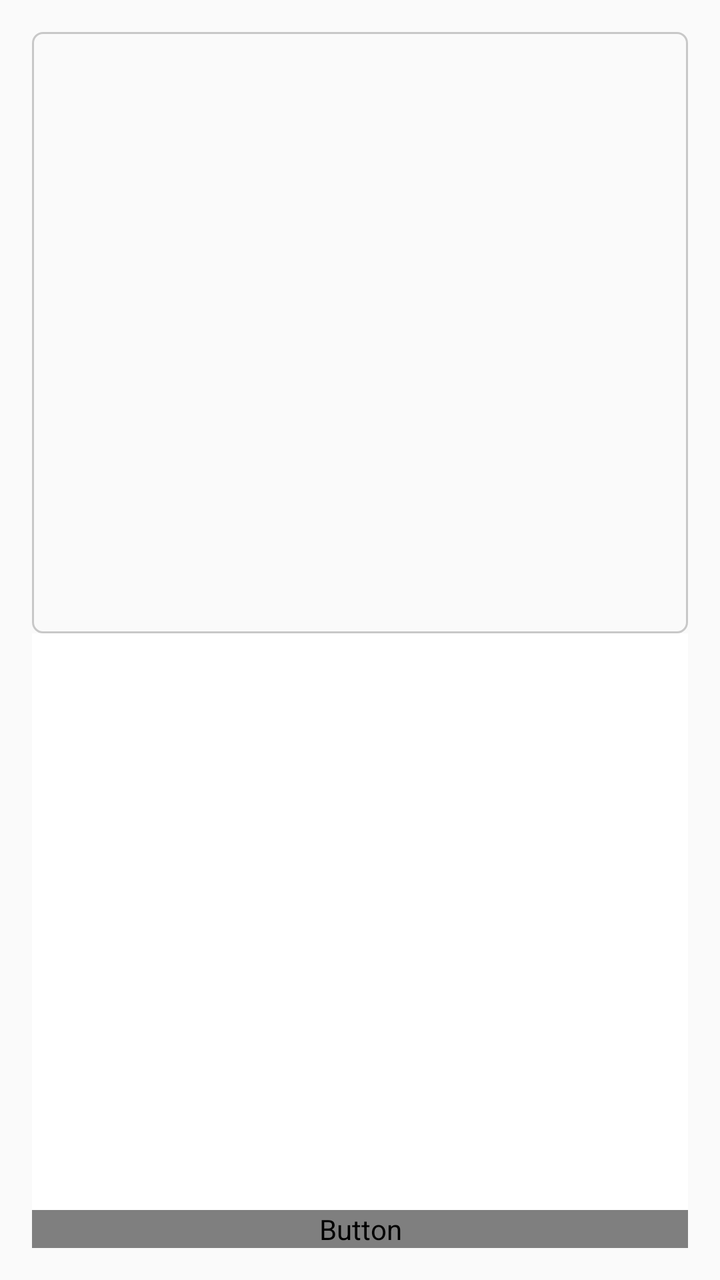
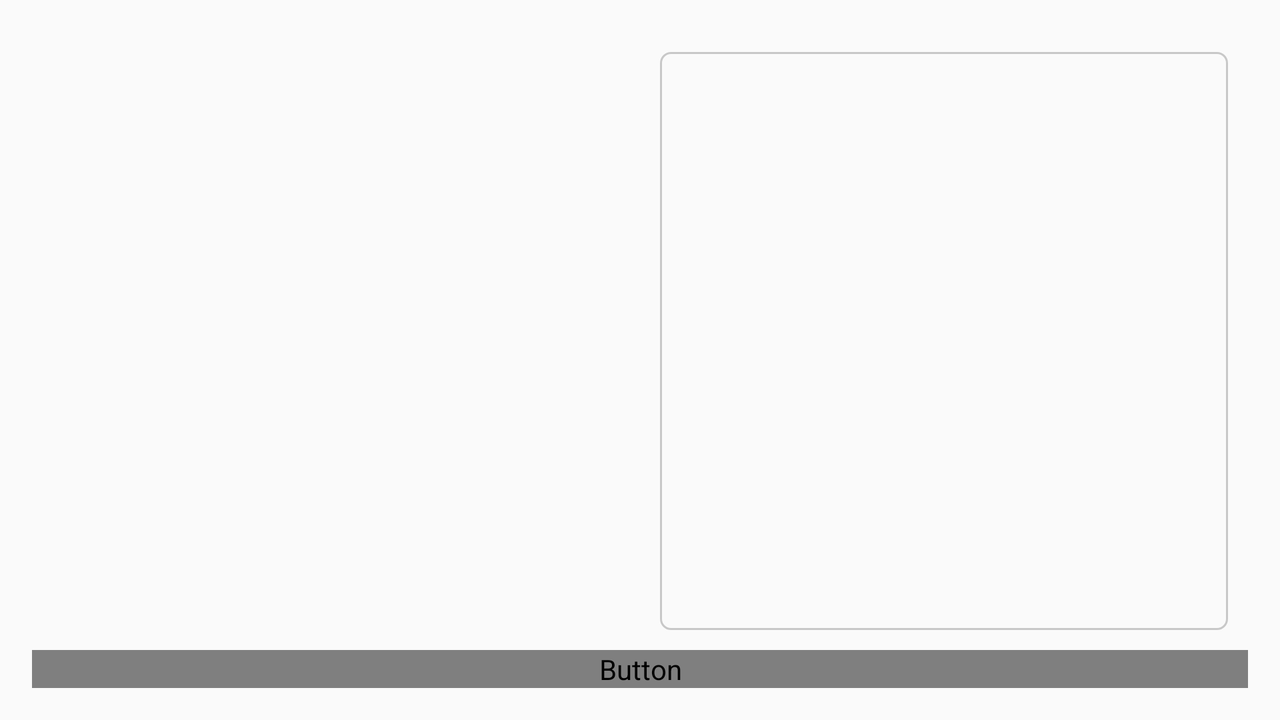

First picture: res/layout/ on a phone held upright. Second picture: the repository's own variant of that layout, on a device whose configuration matches the variant's folder. Source for both follows.
<!-- AndroidManifest.xml: application theme AppTheme -->
<!-- res/layout/image_upload.xml -->
<?xml version="1.0" encoding="utf-8"?>
<RelativeLayout xmlns:android="http://schemas.android.com/apk/res/android"
    android:layout_width="match_parent"
    android:layout_height="match_parent">

    <LinearLayout
        android:orientation="vertical"
        android:layout_width="match_parent"
        android:layout_height="match_parent"
        android:padding="16dp"
        xmlns:android="http://schemas.android.com/apk/res/android">

        <RelativeLayout
            android:layout_weight="1"
            android:layout_width="match_parent"
            android:layout_height="match_parent">

            <LinearLayout
                android:orientation="vertical"
                android:layout_width="match_parent"
                android:layout_height="match_parent">

                <EditText
                    android:padding="@dimen/editText_padding"
                    android:layout_width="match_parent"
                    android:layout_height="wrap_content"
                    android:layout_weight="4"
                    android:text=""
                    android:textAlignment="gravity"
                    android:id="@+id/textView_upload"
                    android:background="@drawable/edittext_style"
                    android:gravity="top"/>


                <RelativeLayout
                    android:orientation="vertical"
                    android:layout_width="match_parent"
                    android:layout_weight="4"
                    android:layout_height="wrap_content"
                    android:background="#ffffff">

                    <ImageView
                        android:id="@+id/imageView_upload"
                        android:layout_height="wrap_content"
                        android:layout_width="wrap_content"
                        android:layout_centerHorizontal="true"
                        android:layout_centerVertical="true"
                        android:scaleType="center"
                        android:adjustViewBounds="true"
                        android:padding="@dimen/activity_horizontal_margin"/>


                </RelativeLayout>

            </LinearLayout>

            <FrameLayout
                android:id="@+id/frame_projects_upload"
                android:layout_width="match_parent"
                android:layout_height="wrap_content"
                android:background="#80000000"
                android:layout_alignParentBottom="true"></FrameLayout>

        </RelativeLayout>

        <RelativeLayout
            android:layout_width="match_parent"
            android:layout_height="wrap_content">


            <Button
                android:id="@+id/btn_projects_select_upload"
                android:layout_width="match_parent"
                android:layout_height="wrap_content"
                android:layout_centerHorizontal="true"
                android:text="@string/select_project"
                android:textColor="@color/common_google_signin_btn_text_dark"
                android:background="@color/button_active"/>

        </RelativeLayout>

    </LinearLayout>

    <RelativeLayout
        android:id="@+id/web_upload_shadow"
        android:layout_width="fill_parent"
        android:layout_height="fill_parent"
        android:background="#80000000"
        android:visibility="gone">

        <ProgressBar
            android:id="@+id/web_upload_progress_circle"
            android:layout_width="wrap_content"
            android:layout_height="wrap_content"
            android:layout_centerHorizontal="true"
            android:layout_centerVertical="true"
            android:visibility="visible"/>

    </RelativeLayout>

</RelativeLayout>
<!-- resources referenced by this layout -->
<resources>
  <color name="button_active">#3167d6</color>
  <dimen name="activity_horizontal_margin">16dp</dimen>
  <dimen name="editText_padding">10dp</dimen>
  <!-- drawable edittext_style (drawable) -->
  <?xml version="1.0" encoding="utf-8"?>
  <shape xmlns:android="http://schemas.android.com/apk/res/android"
      android:thickness="0dp"
      android:shape="rectangle">
  
      <stroke android:width="1dp"
          android:color="#c8c8c8"/>
  
      <corners android:radius="5dp" />
  </shape>
  <string name="select_project">Select Project</string>
  <style name="AppTheme" parent="Theme.AppCompat.Light.NoActionBar">
  		<item name="android:windowActionBar">false</item>
  		<item name="android:editTextStyle">@style/Widget.EditText.Red</item>
  		<item name="android:textColor">@color/text_primary</item>
  		
  		<item name="colorPrimary">@color/material_blue_500</item>
  		<item name="colorPrimaryDark">@color/material_blue_700</item>
  		<item name="colorAccent">@color/text_primary</item>
  	</style>
  <style name="Widget.EditText.Red" parent="android:Widget.EditText">
  		<item name="android:background">@drawable/edit_text_holo_light</item>
  	</style>
  <color name="text_primary">#130e0e</color>
  <color name="material_blue_500">#84d2ff</color>
  <color name="material_blue_700">#17a3ff</color>
</resources>
<!-- res/layout-land/image_upload.xml (the author's variant of the layout above) -->
<!-- drawn on the phone turned sideways -->
<?xml version="1.0" encoding="utf-8"?>
<RelativeLayout xmlns:android="http://schemas.android.com/apk/res/android"
    android:layout_width="match_parent"
    android:layout_height="match_parent">

    <LinearLayout
        android:orientation="vertical"
        android:layout_width="match_parent"
        android:layout_height="match_parent"
        android:padding="16dp"
        xmlns:android="http://schemas.android.com/apk/res/android">

        <RelativeLayout
            android:layout_weight="1"
            android:layout_width="match_parent"
            android:layout_height="match_parent">

            <LinearLayout
                android:orientation="horizontal"
                android:layout_width="match_parent"
                android:layout_height="match_parent">

                <RelativeLayout
                    android:layout_margin="10dp"
                    android:orientation="vertical"
                    android:layout_width="match_parent"
                    android:layout_weight="4"
                    android:layout_height="wrap_content"
                    android:background="#ffffff">

                    <ImageView
                        android:id="@+id/imageView_upload"
                        android:layout_height="wrap_content"
                        android:layout_width="wrap_content"
                        android:layout_centerHorizontal="true"
                        android:layout_centerVertical="true"
                        android:scaleType="center"
                        android:adjustViewBounds="true"/>


                </RelativeLayout>

                <EditText
                    android:layout_margin="10dp"
                    android:layout_width="match_parent"
                    android:layout_height="match_parent"
                    android:layout_weight="4"
                    android:text=""
                    android:textAlignment="gravity"
                    android:id="@+id/textView_upload"
                    android:background="@drawable/edittext_style"
                    android:gravity="top"
                    android:padding="@dimen/editText_padding"/>

            </LinearLayout>

            <FrameLayout
                android:id="@+id/frame_projects_upload"
                android:layout_width="match_parent"
                android:layout_height="wrap_content"
                android:background="#80000000"
                android:layout_alignParentBottom="true"></FrameLayout>

        </RelativeLayout>

        <RelativeLayout
            android:layout_width="match_parent"
            android:layout_height="wrap_content">


            <Button
                android:id="@+id/btn_projects_select_upload"
                android:layout_width="match_parent"
                android:layout_height="wrap_content"
                android:layout_centerHorizontal="true"
                android:text="@string/select_project"
                android:textColor="@color/common_google_signin_btn_text_dark"
                android:background="@color/button_active"/>

        </RelativeLayout>

    </LinearLayout>

    <RelativeLayout
        android:id="@+id/web_upload_shadow"
        android:layout_width="fill_parent"
        android:layout_height="fill_parent"
        android:background="#80000000"
        android:visibility="gone">

        <ProgressBar
            android:id="@+id/web_upload_progress_circle"
            android:layout_width="wrap_content"
            android:layout_height="wrap_content"
            android:layout_centerHorizontal="true"
            android:layout_centerVertical="true"
            android:visibility="visible"/>

    </RelativeLayout>

</RelativeLayout>
<!-- resources referenced by the variant -->
<!-- as the phone turned sideways resolves them -->
<resources>
  <color name="button_active">#3167d6</color>
  <dimen name="editText_padding">10dp</dimen>
  <!-- drawable edittext_style (drawable) -->
  <?xml version="1.0" encoding="utf-8"?>
  <shape xmlns:android="http://schemas.android.com/apk/res/android"
      android:thickness="0dp"
      android:shape="rectangle">
  
      <stroke android:width="1dp"
          android:color="#c8c8c8"/>
  
      <corners android:radius="5dp" />
  </shape>
  <string name="select_project">Select Project</string>
  <style name="AppTheme" parent="Theme.AppCompat.Light.NoActionBar">
  		<item name="android:windowActionBar">false</item>
  		<item name="android:editTextStyle">@style/Widget.EditText.Red</item>
  		<item name="android:textColor">@color/text_primary</item>
  		
  		<item name="colorPrimary">@color/material_blue_500</item>
  		<item name="colorPrimaryDark">@color/material_blue_700</item>
  		<item name="colorAccent">@color/text_primary</item>
  	</style>
  <style name="Widget.EditText.Red" parent="android:Widget.EditText">
  		<item name="android:background">@drawable/edit_text_holo_light</item>
  	</style>
  <color name="text_primary">#130e0e</color>
  <color name="material_blue_500">#84d2ff</color>
  <color name="material_blue_700">#17a3ff</color>
</resources>
